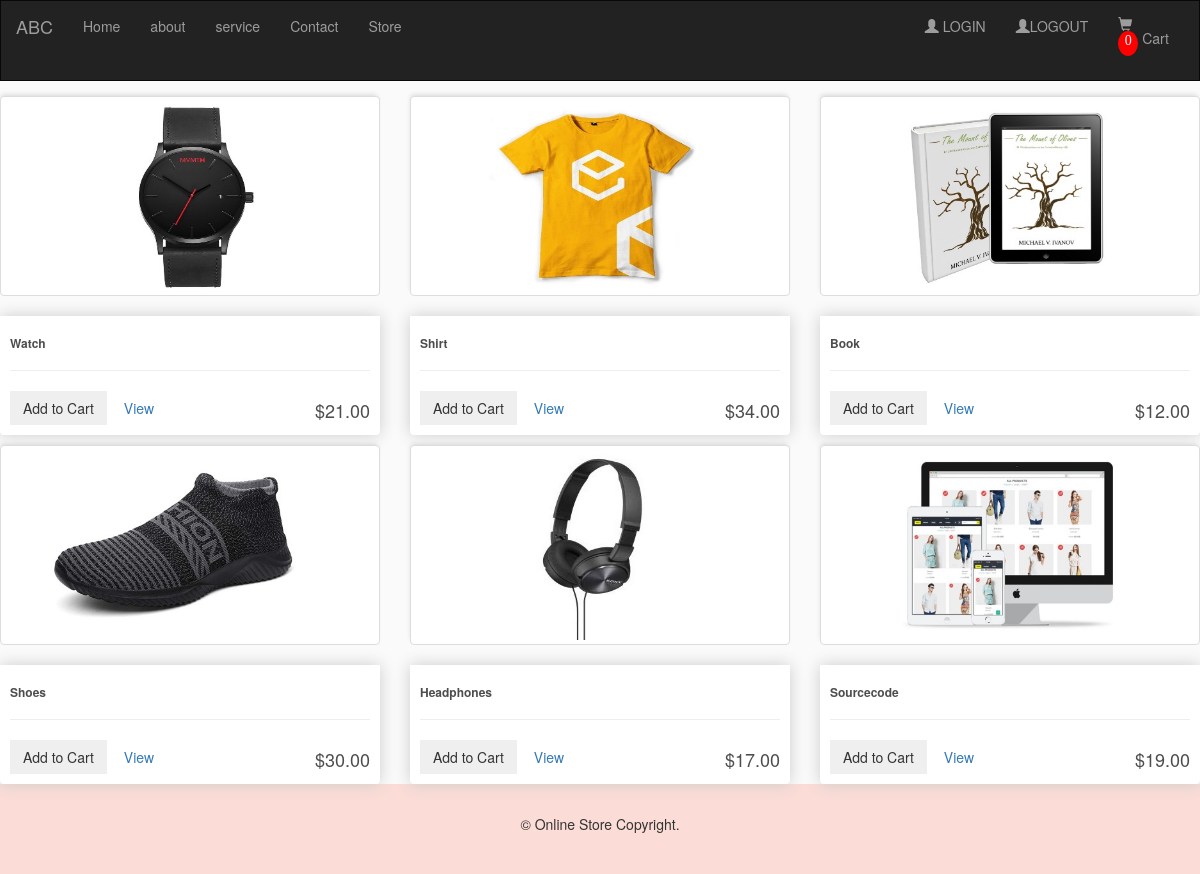
The app's page /store with its own data.
### home/models.py (models this page shows, shortened)
class Product(models.Model):
	name = models.CharField(max_length=200)
	price = models.FloatField()
	digital = models.BooleanField(default=False,null=True, blank=True)
	image = models.ImageField(null=True, blank=True)
	@property
	def imageURL(self):
		try:
			url = self.image.url
		except:
			url = ''
		return url

### home/views.py (the view)
# urls.py: path("store", views.store, name='store'),
def store(request):
    data = cartData(request)
    cartItems = data['cartItems']
    order = data['order']
    items = data['items']
    products = Product.objects.all()
    context = {'products':products, 'cartItems':cartItems}
    return render(request, 'store.html', context)

### home/utils.py (called while the page is built, shortened)
def cookieCart(request):
	try:
		cart = json.loads(request.COOKIES['cart'])
	except:
		cart = {}
		print('CART:', cart)
	items = []
	order = {'get_cart_total':0, 'get_cart_items':0, 'shipping':False}
	cartItems = order['get_cart_items']
	return {'cartItems':cartItems ,'order':order, 'items':items}

def cartData(request):
	if request.user.is_authenticated:
		customer = request.user.customer
		order, created = Order.objects.get_or_create(customer=customer, complete=False)
		items = order.orderitem_set.all()
		cartItems = order.get_cart_items
	else:
		cookieData = cookieCart(request)
		cartItems = cookieData['cartItems']
		order = cookieData['order']
		items = cookieData['items']
	return {'cartItems':cartItems ,'order':order, 'items':items}

### templates/store.html (shortened to what this page needs)
{% extends "base.html" %}
{% load static  %}
{% block body %}
	<div class="row">
		{% for product in products %}
		<div class="col-lg-4">
			<img class="thumbnail" src="static{{product.imageURL}}">
			<div class="box-element product">
				<h6><strong>{{product.name}}</strong></h6>
				<hr>
				<button data-product={{product.id}} data-action="add" class="btn btn-outline-secondary add-btn update-cart">Add to Cart</button>
				<a class="btn btn-outline-success" href="#">View</a>
				<h4 style="display: inline-block; float: right">${{product.price|floatformat:2}}</h4>
			</div>
		</div>
		{% endfor %}
	</div>
    {% endblock body %}

### templates/base.html (shortened to what this page needs)
 {% load static  %}
<!DOCTYPE html>
<html lang="en">
<head>
  <link rel="stylesheet" href="https://maxcdn.bootstrapcdn.com/bootstrap/3.4.1/css/bootstrap.min.css">
</head>
<body>
<nav class="navbar navbar-inverse">
  <div class="container-fluid">
    <div class="navbar-header">
      <a class="navbar-brand" href="/store">ABC</a>
    </div>
    <div class="collapse navbar-collapse" id="myNavbar">
      <ul class="nav navbar-nav">
        <li ><a href="/index">Home</a></li>
        <li><a href="/about">about</a></li>
        <li><a href="/service">service</a></li>
        <li><a href="/contact">Contact</a></li>
        <li><a href="/store">Store</a></li>
      </ul>
      <ul class="nav navbar-nav navbar-right">
        <li><a href="/login"><span class="glyphicon glyphicon-user"></span> LOGIN</a></li>
        <li><a href="/logout"><span class="glyphicon glyphicon-user"></span>LOGOUT</a></li>
        <li><a href="/cart"><span class="glyphicon glyphicon-shopping-cart" ><p id="cart-total">{{cartItems}}</p> </span> Cart </a>
          </li>
      </ul>
    </div>
  </div>
</nav>
{% block body %}{% endblock body %}
<footer class="container-fluid text-center ">
  <p>© Online Store Copyright.</p>
</footer>
</body>
</html>

### templates/base.html (style rules this page uses)
.navbar { margin-bottom: 5px; border-radius: 0; }
footer { background-color: rgba(255, 99, 71, 0.2); padding: 30px; }
body { background-color: hsl(0, 0%, 98%); }
h1,h2,h3,h4,h5,h6 { color:hsl(0, 0%, 30%); }
.box-element { box-shadow:hsl(0, 0%, 80%) 0 0 16px; background-color: #fff; border-radius: 4px; padding: 10px; }
.thumbnail { width: 100%; height: 200px; -webkit-box-shadow: -1px -3px 5px -2px rgba(214,214,214,1); -moz-box-shadow: -1px -3px 5px -2px rgba(214,214,214,1); box-shadow: -1px -3px 5px -2px rgba(214,214,214,1); }
.product { border-radius: 0 0 4px 4px; }
#cart-total { display: block; text-align: center; color:#fff; background-color: red; width: 20px; height: 25px; border-radius: 50%; font-size: 14px; }
.col-lg-4, .col-lg-6, .col-lg-8, .col-lg-12 { margin-top: 10px; }
.btn { border-radius: 0; }

### records on screen
Product: imageURL (picture), name "Watch", price "21.00"
Product: imageURL (picture), name "Shirt", price "34.00"
Product: imageURL (picture), name "Book", price "12.00"
Product: imageURL (picture), name "Shoes", price "30.00"
Product: imageURL (picture), name "Headphones", price "17.00"
Product: imageURL (picture), name "Sourcecode", price "19.00"

### other values on screen
{{ cartItems }} "0"
